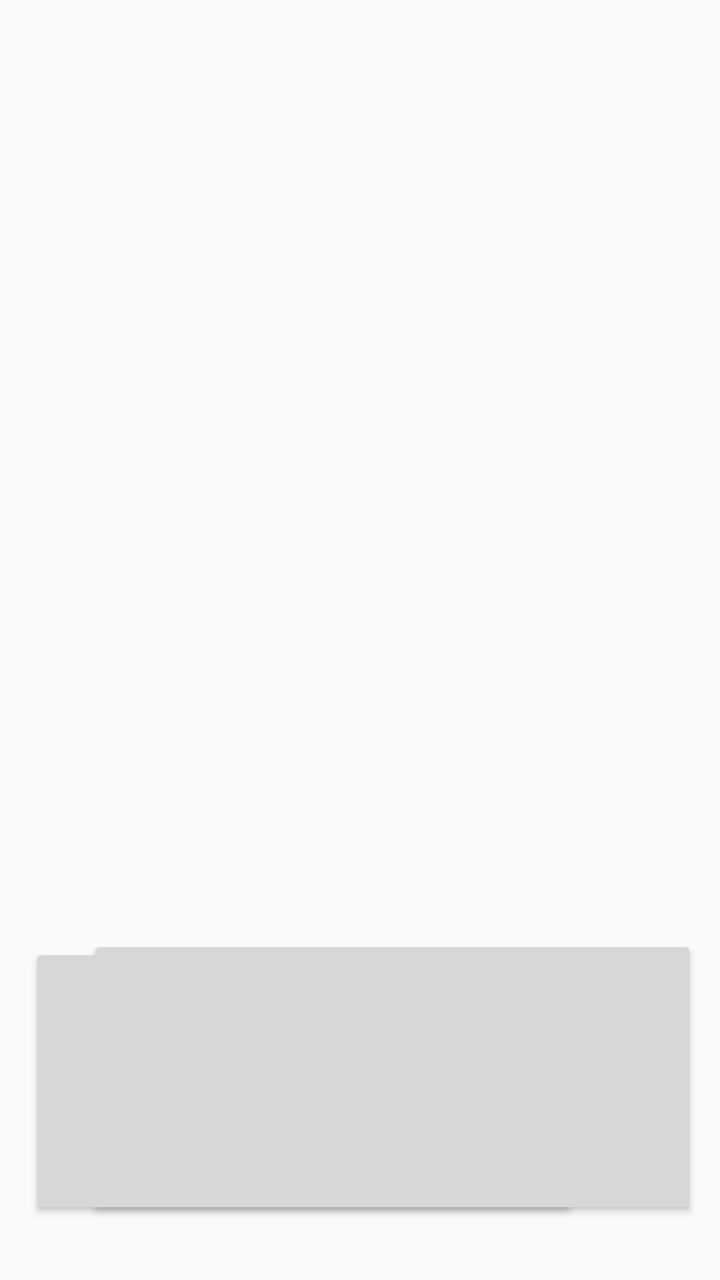
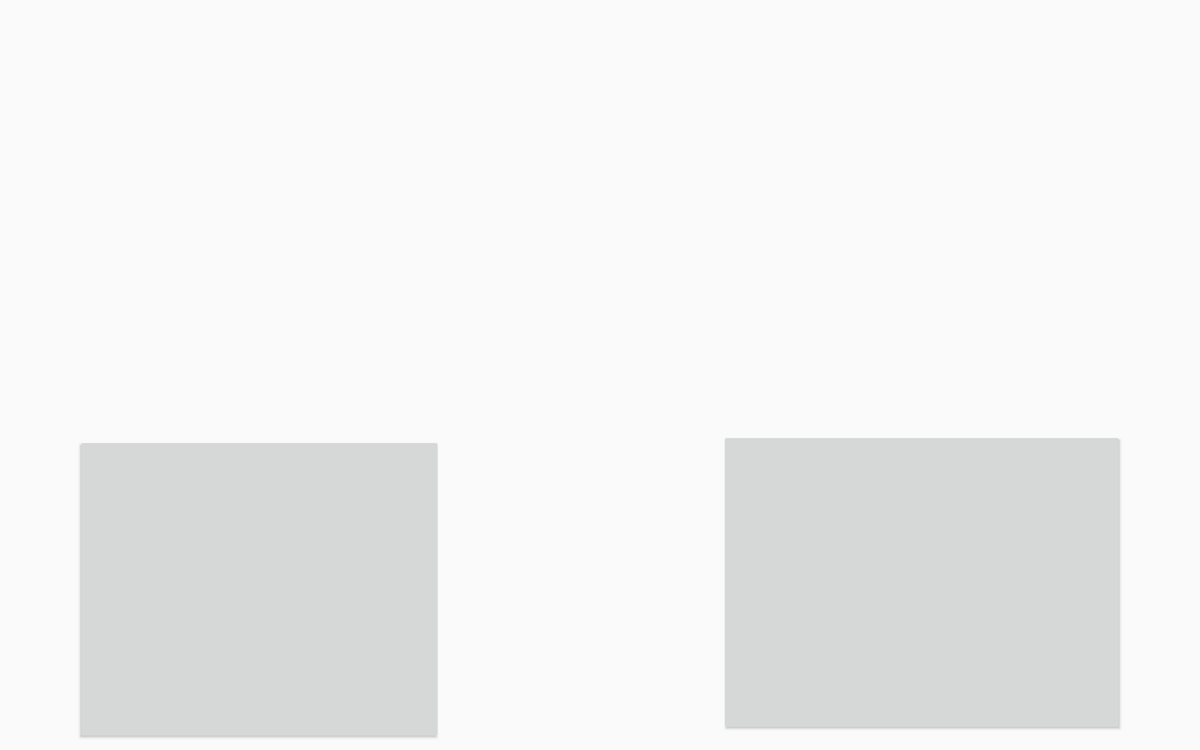

Two renders of one Android screen. The first uses the default layout on a phone; the second uses the alternative layout the repository ships for a different screen configuration, on a matching device. The two XML files are below.
<!-- AndroidManifest.xml: application theme AppTheme -->
<!-- res/layout/hnf_main_fragment.xml -->
<?xml version="1.0" encoding="utf-8"?>
<android.support.constraint.ConstraintLayout
    xmlns:android="http://schemas.android.com/apk/res/android"
    xmlns:app="http://schemas.android.com/apk/res-auto"
    xmlns:tools="http://schemas.android.com/tools"
    android:layout_width="match_parent"
    android:layout_height="match_parent">

    <ImageView
        android:id="@+id/hnfImageView"
        android:layout_width="580dp"
        android:layout_height="157dp"
        android:layout_marginBottom="8dp"
        android:layout_marginEnd="8dp"
        android:layout_marginStart="8dp"
        android:layout_marginTop="8dp"
        app:layout_constraintBottom_toBottomOf="parent"
        app:layout_constraintEnd_toEndOf="parent"
        app:layout_constraintHorizontal_bias="0.49"
        app:layout_constraintStart_toStartOf="parent"
        app:layout_constraintTop_toTopOf="parent"
        app:layout_constraintVertical_bias="0.048" />

    <Button
        android:id="@+id/hnfRightButton"
        android:layout_width="305dp"
        android:layout_height="142dp"
        android:layout_marginBottom="8dp"
        android:layout_marginEnd="8dp"
        android:layout_marginStart="8dp"
        android:layout_marginTop="8dp"
        app:layout_constraintBottom_toBottomOf="parent"
        app:layout_constraintEnd_toEndOf="parent"
        app:layout_constraintHorizontal_bias="0.914"
        app:layout_constraintStart_toStartOf="parent"
        app:layout_constraintTop_toTopOf="parent"
        app:layout_constraintVertical_bias="0.954" />

    <Button
        android:id="@+id/hnfLeftButton"

        android:layout_width="274dp"
        android:layout_height="138dp"
        android:layout_marginBottom="8dp"
        android:layout_marginEnd="8dp"
        android:layout_marginStart="8dp"
        android:layout_marginTop="8dp"
        app:layout_constraintBottom_toBottomOf="parent"
        app:layout_constraintEnd_toEndOf="parent"
        app:layout_constraintHorizontal_bias="0.093"
        app:layout_constraintStart_toStartOf="parent"
        app:layout_constraintTop_toTopOf="parent"
        app:layout_constraintVertical_bias="0.954" />
</android.support.constraint.ConstraintLayout>
<!-- resources referenced by this layout -->
<resources>
  <style name="AppTheme" parent="Theme.AppCompat.Light.DarkActionBar">
          
          <item name="colorPrimary">@color/futuristic_blue</item>
          <item name="colorPrimaryDark">@color/futuristic_blue</item>
          <item name="colorAccent">@color/futuristic_blue_dark</item>
      </style>
  <color name="futuristic_blue">#4c869f</color>
  <color name="futuristic_blue_dark">#2e5363</color>
</resources>
<!-- res/layout-sw667dp/hnf_main_fragment.xml (the repository's variant of the layout above) -->
<!-- drawn on a large tablet held sideways -->
<?xml version="1.0" encoding="utf-8"?>
<androidx.constraintlayout.widget.ConstraintLayout
    xmlns:android="http://schemas.android.com/apk/res/android"
    xmlns:app="http://schemas.android.com/apk/res-auto"
    xmlns:tools="http://schemas.android.com/tools"
    android:layout_width="match_parent"
    android:layout_height="match_parent">

    <ImageView
        android:id="@+id/hnfImageView"
        android:layout_width="1262dp"
        android:layout_height="301dp"
        android:layout_marginBottom="8dp"
        android:layout_marginEnd="8dp"
        android:layout_marginStart="8dp"
        android:layout_marginTop="8dp"
        app:layout_constraintBottom_toBottomOf="parent"
        app:layout_constraintEnd_toEndOf="parent"
        app:layout_constraintStart_toStartOf="parent"
        app:layout_constraintTop_toTopOf="parent"
        app:layout_constraintVertical_bias="0.022" />

    <Button
        android:id="@+id/hnfRightButton"
        android:layout_width="428dp"
        android:layout_height="320dp"
        android:layout_marginBottom="8dp"
        android:layout_marginEnd="8dp"
        android:layout_marginStart="8dp"
        android:layout_marginTop="8dp"
        app:layout_constraintBottom_toBottomOf="parent"
        app:layout_constraintEnd_toEndOf="parent"
        app:layout_constraintHorizontal_bias="0.911"
        app:layout_constraintStart_toStartOf="parent"
        app:layout_constraintTop_toTopOf="parent"
        app:layout_constraintVertical_bias="0.977" />

    <Button
        android:id="@+id/hnfLeftButton"

        android:layout_width="388dp"
        android:layout_height="324dp"
        android:layout_marginBottom="8dp"
        android:layout_marginEnd="8dp"
        android:layout_marginStart="8dp"
        android:layout_marginTop="8dp"
        app:layout_constraintBottom_toBottomOf="parent"
        app:layout_constraintEnd_toEndOf="parent"
        app:layout_constraintHorizontal_bias="0.085"
        app:layout_constraintStart_toStartOf="parent"
        app:layout_constraintTop_toTopOf="parent"
        app:layout_constraintVertical_bias="0.997" />
</androidx.constraintlayout.widget.ConstraintLayout>
